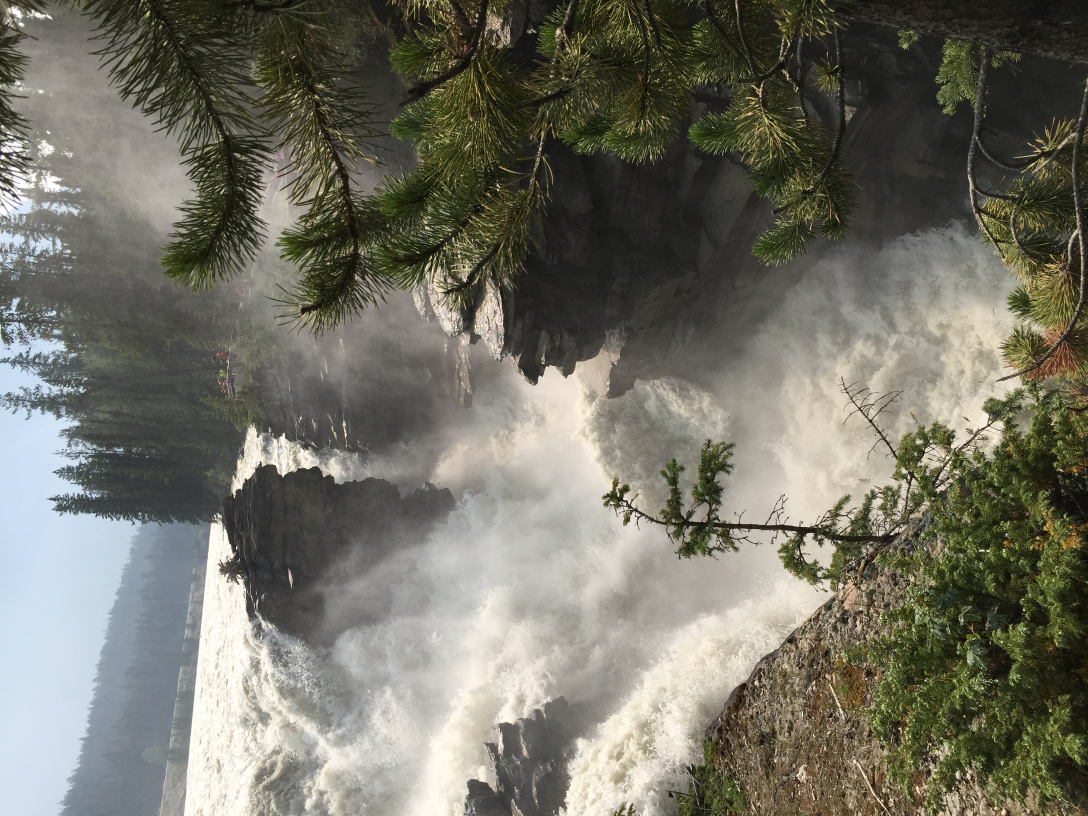
#> input picture assignment3/self-images/IMG_0021.JPG, 3264 x 2448 px (shown at 1/3 size); its folder holds 4 pictures in this run
$ jupyter execute --allow-errors 'Assignment 3.ipynb'   (shell and % lines are left out)
#> lines starting #> are read from the running program, lines starting #| are printed output that depends on the picture
# Assignment 3

[cell 1]
%pylab inline
from PIL import Image
import os
import pandas as pd
import pylab as pl

## Helper Functions

[cell 2]
def load_images(img_dir, grayscale=False):
    """Loads images from within a specified directory.

    Args:
      img_dir (str): The directory from which to load (.jpg) images.
      grayscale (bool): Whether to convert the image into grayscale. Defaults to False.

    Returns:
      images: An array of image objects loaded from the specified directory

    """
#> called with img_dir = 'assignment3/images', grayscale = False
#> call 2 of load_images, with img_dir = 'assignment3/self-images', grayscale = False
#> in load_images, im is the input picture: PIL image 3264x2448 RGB; mean R, G, B 115.3, 114.2, 102.3
#> in load_images (call 2), `im = im.resize((100, 100))`:
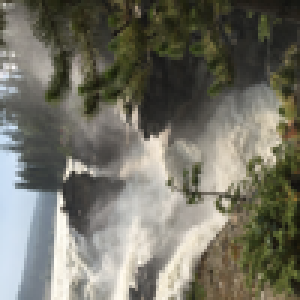
#> im: PIL image 100x100 RGB (shown 3 times larger); mean R, G, B 115.4, 114.2, 102.3
    images = []

    for file in os.listdir(img_dir):
        if file.endswith(".jpg") or file.endswith(".JPG"):
            im = Image.open(os.path.join(img_dir, file))

            im = im.resize((100, 100))

            if grayscale:
                im = np.array(im, dtype=np.float64) / 255

                # Convert image to grayscale
                r, g, b = im[:,:,0], im[:,:,1], im[:,:,2]
                gray = 0.2989*r + 0.5870*g + 0.1140*b
                im = gray.reshape((1, -1))[0]

            images.append(im)
#> pass 2 of the loop in load_images, `for file in os.listdir(img_dir):`:
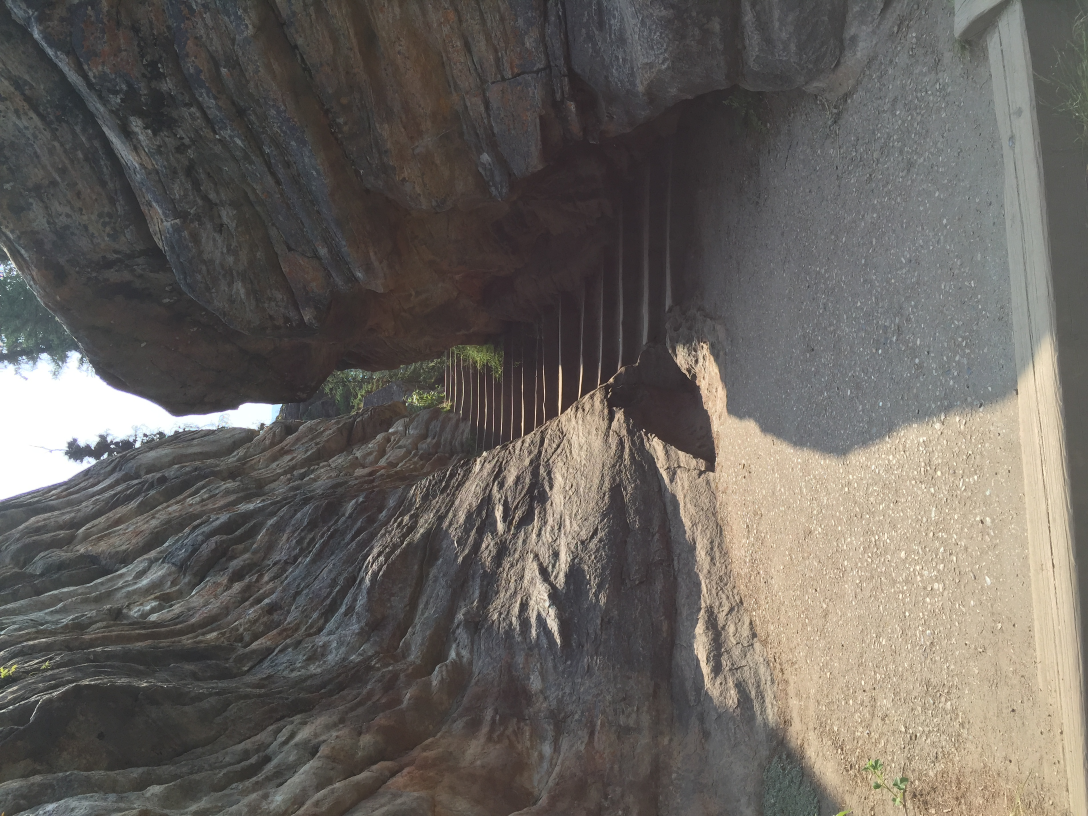
#> input picture assignment3/self-images/IMG_0027.JPG, 3264 x 2448 px (shown at 1/3 size)
#> in load_images, im is the input picture: PIL image 3264x2448 RGB; mean R, G, B 104.3, 99.6, 94.4
#> in load_images (call 2), `im = im.resize((100, 100))`:
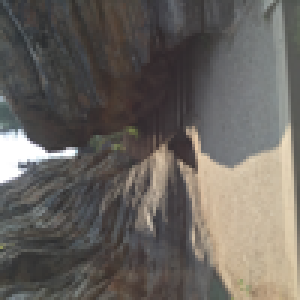
#> im: PIL image 100x100 RGB (shown 3 times larger); mean R, G, B 104.3, 99.6, 94.4
#> pass 3 of the loop in load_images, `for file in os.listdir(img_dir):`:
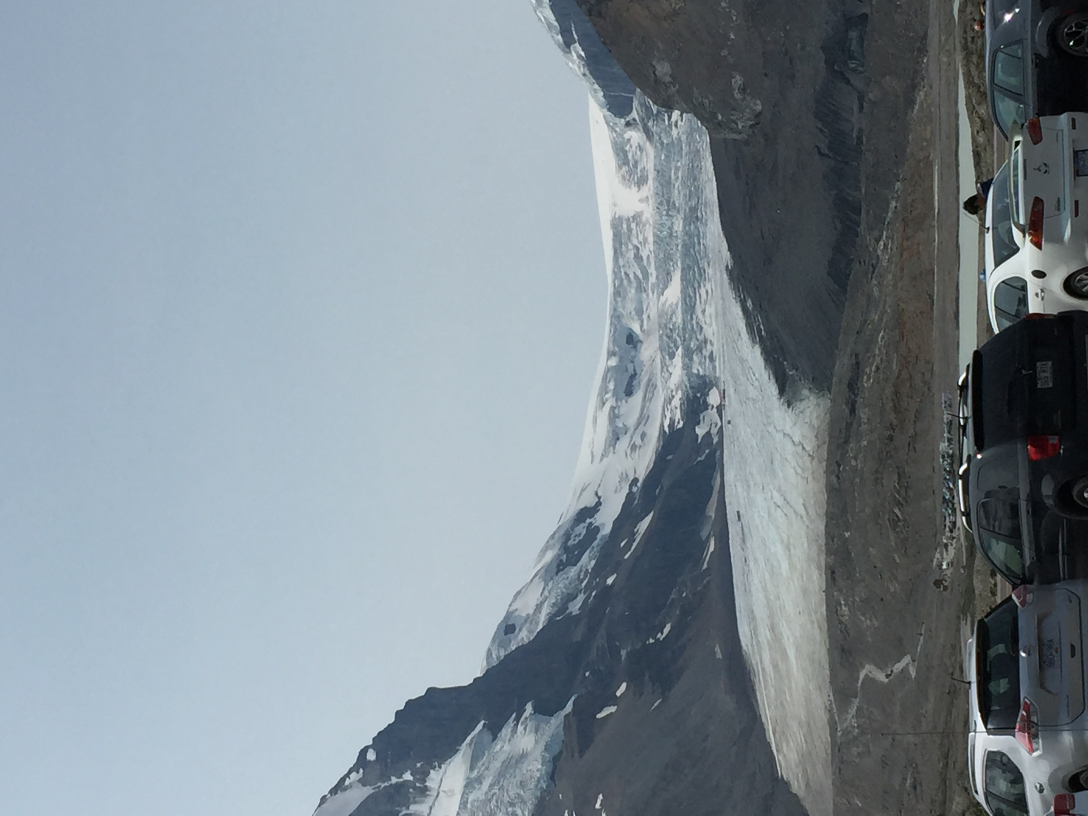
#> input picture assignment3/self-images/IMG_0028.JPG, 3264 x 2448 px (shown at 1/3 size)
#> in load_images, im is the input picture: PIL image 3264x2448 RGB; mean R, G, B 127.1, 139.1, 147.5
#> in load_images (call 2), `im = im.resize((100, 100))`:
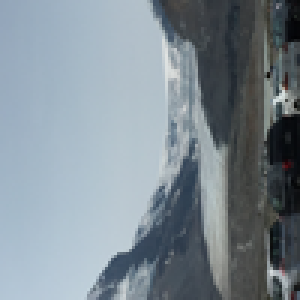
#> im: PIL image 100x100 RGB (shown 3 times larger); mean R, G, B 127.1, 139.1, 147.5
#> the loop made 4 passes; the first 3 are shown

    return images

def plot_image_space(images, X, title="Projection of the Images into 2 Dimensions"):
    """Generates and shows a plot of images in a feature space.

    A figure with one plot is generated. The plot displays the location of each image in
    relation to the image's feature values in the input feature space (X).

    Args:
      images (Image): An image.
      images (SciPy array): An array of SSQs, one computed for each k.

    """
    # min-max normalization
    x_min, x_max = np.min(X, axis=0), np.max(X, axis=0)
    X = (X - x_min) / (x_max - x_min)

    # Create a figure
    pl.figure(figsize=(16, 5))
    ax = pl.subplot(111)
    #ax.axis('off')

    # Generate picture thumbnails in the plot
    if hasattr(matplotlib.offsetbox, 'AnnotationBbox'):
        # only print thumbnails with matplotlib > 1.0
        for i in range(len(images)):
            imagebox = matplotlib.offsetbox.OffsetImage(images[i], zoom=.65)
            ab = matplotlib.offsetbox.AnnotationBbox(imagebox, X[i][0:2])
            ax.add_artist(ab)

    # Add figure labels and ticks
    pl.title(title, fontsize=16)
    pl.xticks([]), pl.yticks([])

    # Add figure bounds
    pl.ylim((np.min(X, axis=0)[1])-0.25,(np.max(X, axis=0)[1])+0.25)
    pl.xlim((np.min(X, axis=0)[0])-0.1,(np.max(X, axis=0)[0])+0.1)
